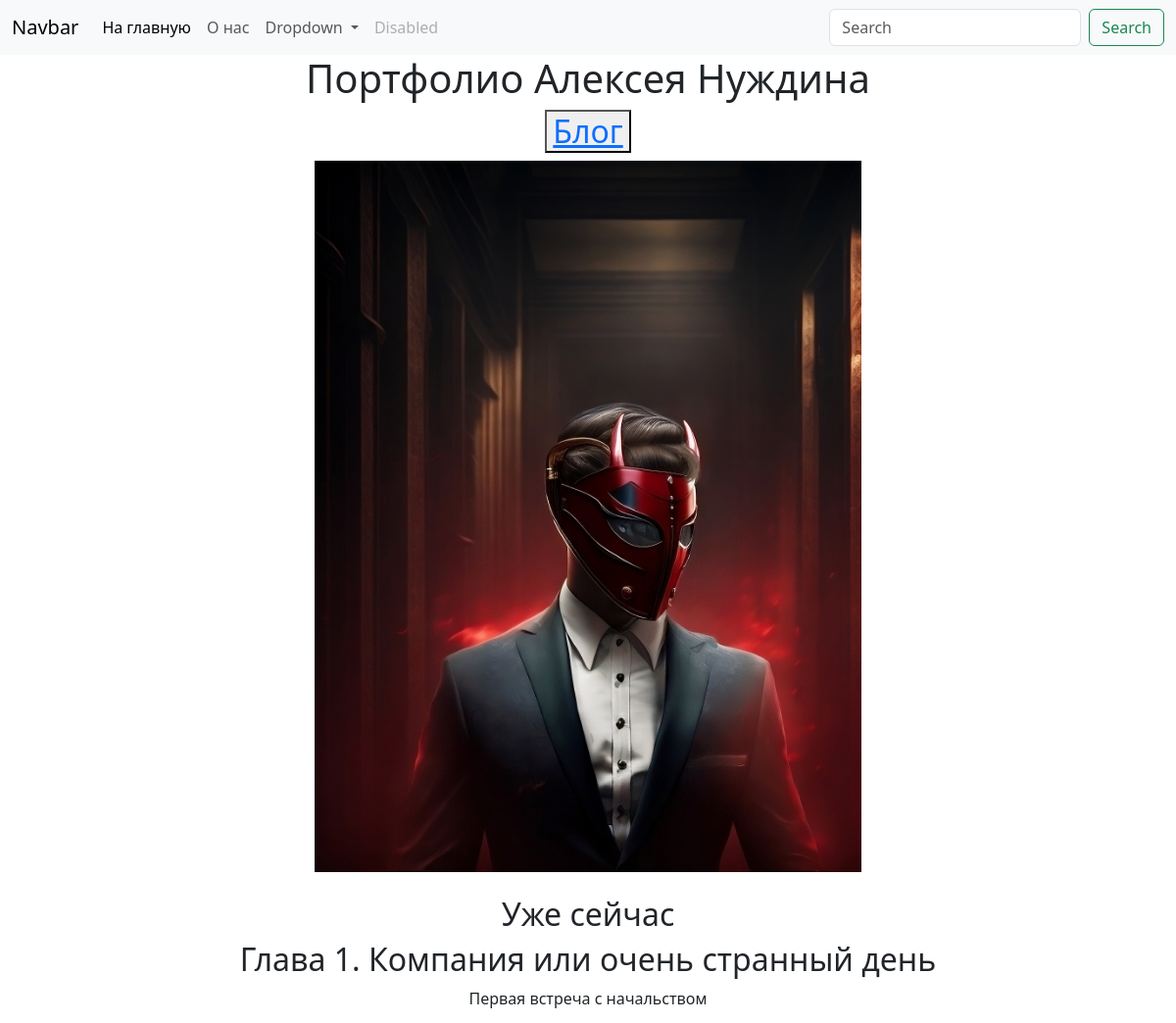
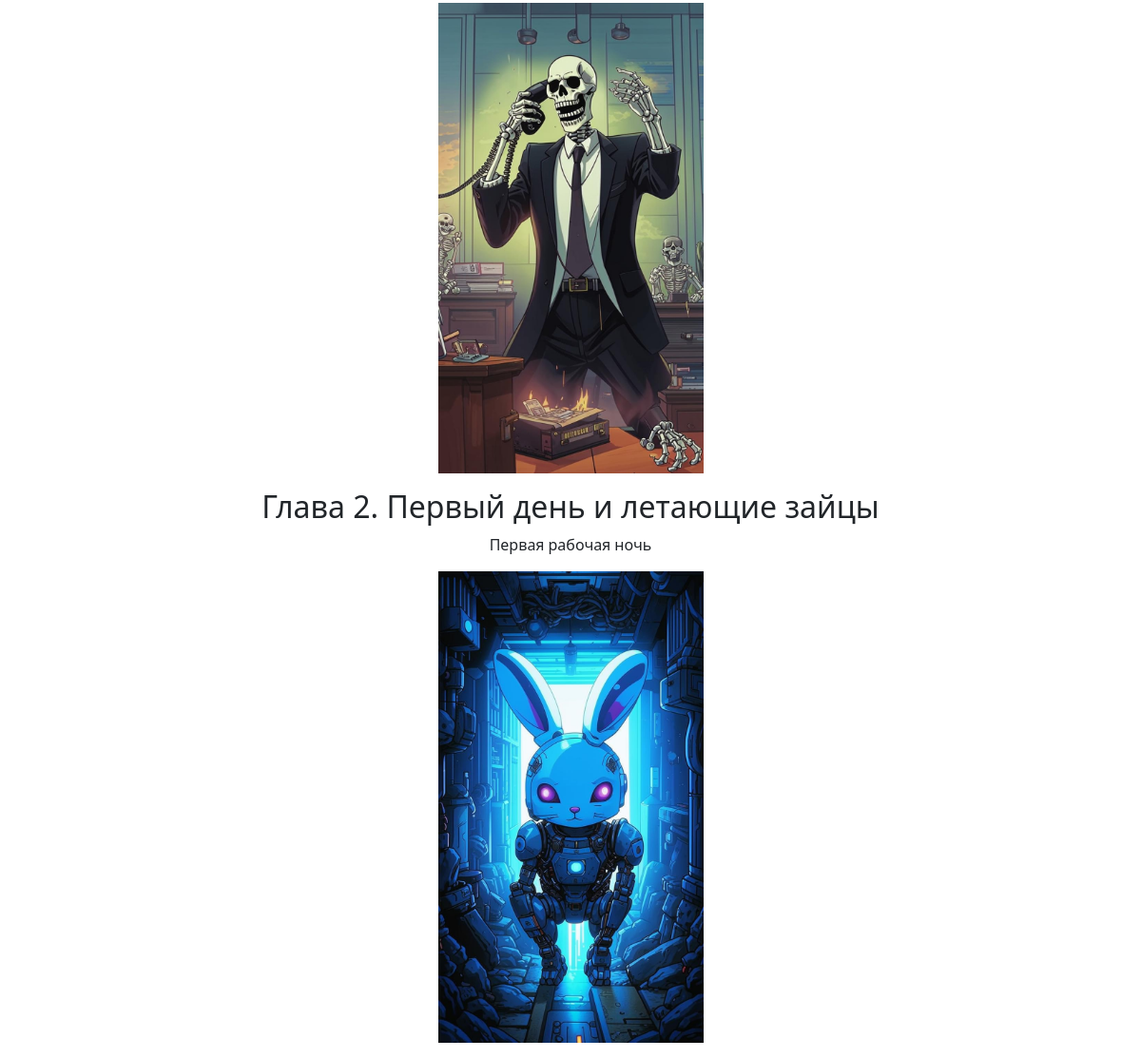
The page / on the database its author committed (2 pictures, top to bottom).
### portfall/models.py (models this page shows, shortened)
class Project(models.Model):
    title=models.CharField(max_length=100)
    description=models.CharField(max_length=250)
    image=models.ImageField(upload_to='portfolio/images/')
    url=models.URLField(blank=True)

### portfall/views.py (the view)
# urls.py: 2. Add a URL to urlpatterns:  path('', views.home, name='home')
def home(request):
    P=Project.objects.all()
    return render(request,'portfall/home.html',{'P':P})

### portfall/templates/portfall/home.html (shortened to what this page needs)
{% extends 'portfall/base.html' %}
{% block content %}
<link href="https://cdn.jsdelivr.net/npm/bootstrap@5.3.3/dist/css/bootstrap.min.css" rel="stylesheet">
<div class="container text-center">
    <h1>Портфолио Алексея Нуждина</h1>
    {% load static %}
    <h2><button type="button"><a href="{% url 'blog:all_blogs' %}">Блог</a></button></h2>
    <img src="{% static 'portfall/Маска1-transformed светлее.jpg' %}" width="50%">
<div>
  <br>
  <h2>Уже сейчас</h2>
    {% for i in P %}
    <h2>{{ i.title }}</h2>
    <p>{{ i.description }}<p>
    <image src = '{{ i.image.url }}' width="25%">
    {% endfor %}
  </div>
</div>
{% endblock %}

### portfall/templates/portfall/base.html (shortened to what this page needs)
<!doctype html>
<html lang="en">
  <head>
    <link href="https://cdn.jsdelivr.net/npm/bootstrap@5.3.3/dist/css/bootstrap.min.css" rel="stylesheet">
  </head>
  <body>
    <nav class="navbar navbar-expand-lg bg-body-tertiary">
  <div class="container-fluid">
    <a class="navbar-brand" href="#">Navbar</a>
    <div class="collapse navbar-collapse" id="navbarSupportedContent">
      <ul class="navbar-nav me-auto mb-2 mb-lg-0">
        <li class="nav-item">
          <a class="nav-link active" aria-current='page" href="'>На главную</a>
        </li>
        <li class="nav-item">
          <a class="nav-link" href="#">О нас</a>
        </li>
        <li class="nav-item dropdown">
          <a class="nav-link dropdown-toggle" href="#" role="button" data-bs-toggle="dropdown" aria-expanded="false">
            Dropdown
          </a>
        </li>
        <li class="nav-item">
          <a class="nav-link disabled" aria-disabled="true">Disabled</a>
        </li>
      </ul>
      <form class="d-flex" role="search">
        <input class="form-control me-2" type="search" placeholder="Search" aria-label="Search">
        <button class="btn btn-outline-success" type="submit">Search</button>
      </form>
    </div>
  </div>
</nav>
  {% block content %}{% endblock %}
  </body>
  </html>

### rows shown on the page
Project: title "Глава 1. Компания или очень странный день", description "Первая встреча с начальством", image (picture)
Project: title "Глава 2. Первый день и летающие зайцы", description "Первая рабочая ночь", image (picture)
